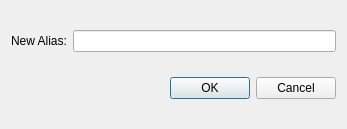
<?xml version="1.0" encoding="UTF-8"?>
<ui version="4.0">
 <class>ExtraKdeSettings::AliasAdder</class>
 <widget class="QDialog" name="ExtraKdeSettings::AliasAdder">
  <property name="geometry">
   <rect>
    <x>0</x>
    <y>0</y>
    <width>347</width>
    <height>129</height>
   </rect>
  </property>
  <property name="windowTitle">
   <string>Alias Adder</string>
  </property>
  <layout class="QVBoxLayout" name="verticalLayout">
   <item>
    <layout class="QHBoxLayout" name="horizontalLayout">
     <item>
      <widget class="QLabel" name="label">
       <property name="text">
        <string>New Alias:</string>
       </property>
      </widget>
     </item>
     <item>
      <widget class="QLineEdit" name="lineEdit"/>
     </item>
    </layout>
   </item>
   <item>
    <widget class="QDialogButtonBox" name="buttonBox">
     <property name="orientation">
      <enum>Qt::Horizontal</enum>
     </property>
     <property name="standardButtons">
      <set>QDialogButtonBox::Cancel|QDialogButtonBox::Ok</set>
     </property>
    </widget>
   </item>
  </layout>
 </widget>
 <resources/>
 <connections>
  <connection>
   <sender>buttonBox</sender>
   <signal>accepted()</signal>
   <receiver>ExtraKdeSettings::AliasAdder</receiver>
   <slot>accept()</slot>
   <hints>
    <hint type="sourcelabel">
     <x>248</x>
     <y>254</y>
    </hint>
    <hint type="destinationlabel">
     <x>157</x>
     <y>274</y>
    </hint>
   </hints>
  </connection>
  <connection>
   <sender>buttonBox</sender>
   <signal>rejected()</signal>
   <receiver>ExtraKdeSettings::AliasAdder</receiver>
   <slot>reject()</slot>
   <hints>
    <hint type="sourcelabel">
     <x>316</x>
     <y>260</y>
    </hint>
    <hint type="destinationlabel">
     <x>286</x>
     <y>274</y>
    </hint>
   </hints>
  </connection>
 </connections>
</ui>
